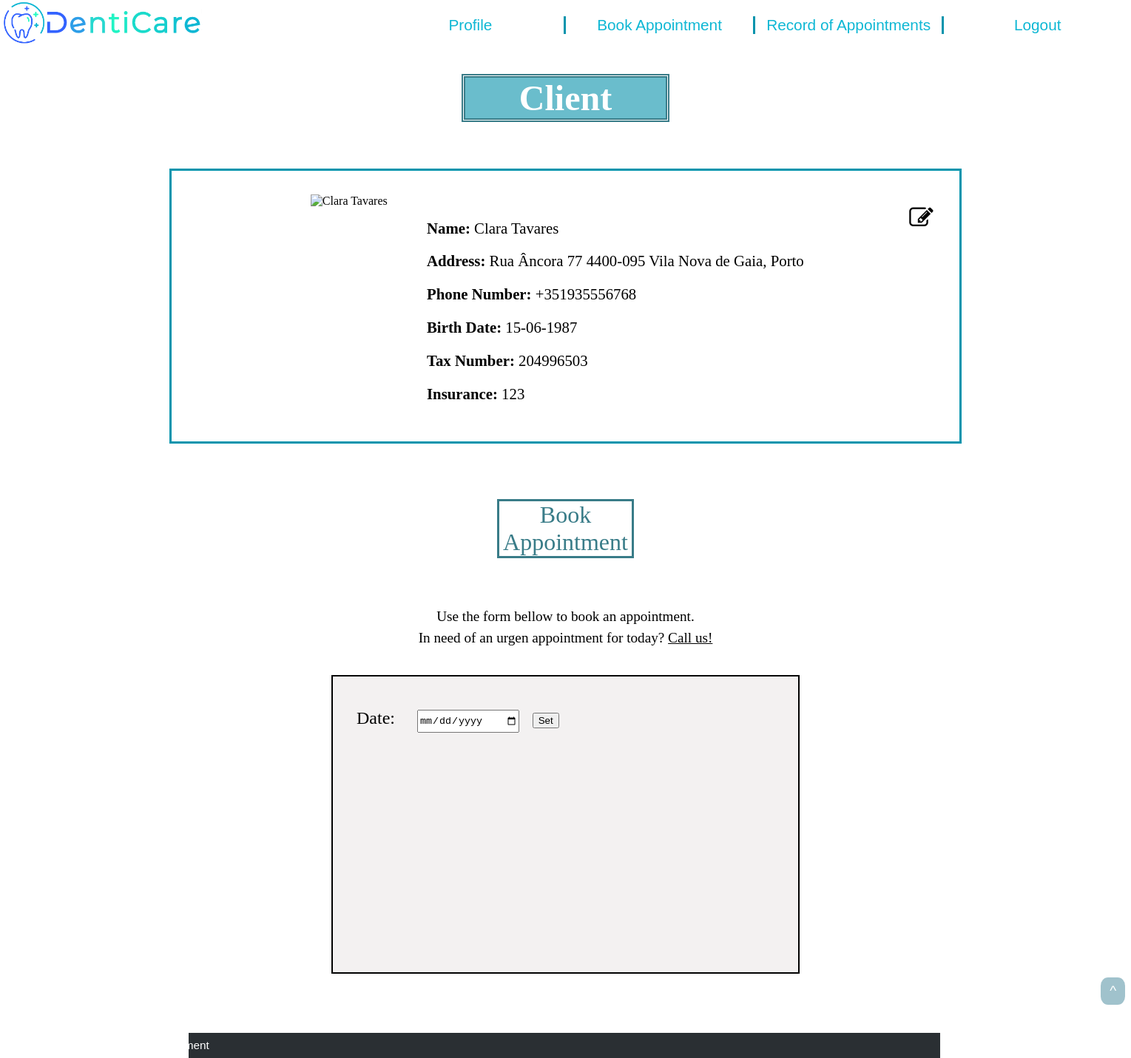
The page /client.php (signed in) on the database its author committed.
### tables this page shows
CREATE TABLE client (
    id integer PRIMARY KEY REFERENCES person,
    birth_date text NOT NULL, -- format dd-mm-yyyy
    tax_number integer UNIQUE,
    insurance_code integer REFERENCES insurance
);

CREATE TABLE person (
    id integer PRIMARY KEY AUTOINCREMENT,
    name text NOT NULL,
    address text,
    phone_number text NOT NULL, -- e.g. +351935556768
    username text NOT NULL UNIQUE,
    password text NOT NULL
);

### database/client_db.php (called while the page is built, shortened)
<?php
    function getClientInfo($id) {
        global $dbh;
        $stmt = $dbh->prepare('SELECT * FROM person
                                JOIN client USING (id)
                                WHERE id = ?');
        $stmt->execute(array($id));
        return $stmt->fetch();
    }
?>

### templates/profile_info_tpl.php (the view, shortened to what this page needs)
<?php
    if ($_SERVER['PHP_SELF'] == '/dentist.php' || $_SERVER['PHP_SELF'] == '/dentistAppointments.php' || $_SERVER['PHP_SELF'] == '/manageTeam.php') {
        $person = getDentistInfo($_SESSION['id']);
    } else if ($_SERVER['PHP_SELF'] == '/dentalAuxiliary.php' || $_SERVER['PHP_SELF'] == '/dentalAuxiliary_appointments.php' || $_SERVER['PHP_SELF'] == '/manage_material.php' || $_SERVER['PHP_SELF'] == '/manage_clients.php') {
        $person = getAuxiliaryInfo($_SESSION['id']);
    } else if ($_SERVER['PHP_SELF'] == '/client.php' || $_SERVER['PHP_SELF'] == '/clientRecord.php') {
        $person = getClientInfo($_SESSION['id']);
    }
?>
    <?php if ($_SERVER['PHP_SELF'] == '/client.php' || $_SERVER['PHP_SELF'] == '/clientRecord.php') { ?>
        <h1 id="profileTitle"> Client </h1>
    <?php } ?>
    <section id="profileInfo">
        <?php if (file_exists('images/' . $person['id'] . '.jpg')) { ?>
            <img src="images/<?php echo $person['id'] ?>.jpg" alt="<?php echo $person['name'] ?>">
        <?php } else { ?>
            <img src="images/img_default.jpg" alt="<?php echo $person['name'] ?>">
        <?php } ?>
        <div id="info">
            <?php if ($_SESSION['edit_on']==0 && !isset($_POST['edit'])) { ?>
                <form action="action_decideProfile.php" method="post" id="edit_profile">
                    <button type="submit" id="edit_button" name="edit" form="edit_profile"><i class="fa fa-edit"></i></button>
                </form>
                <p> <strong> Name: </strong> <?php echo $person['name'] ?> </p>
                <p> <strong> Address: </strong> <?php echo $person['address'] ?> </p>
                <p> <strong> Phone Number: </strong> <?php echo $person['phone_number'] ?> </p>
                <?php if ($_SERVER['PHP_SELF'] == '/client.php' || $_SERVER['PHP_SELF'] == '/clientRecord.php') { ?>
                    <p> <strong> Birth Date: </strong> <?php echo $person['birth_date'] ?> </p>
                    <p> <strong> Tax Number: </strong> <?php echo $person['tax_number'] ?> </p>
                    <p> <strong> Insurance: </strong> <?php echo $person['insurance_code'] ?> </p>
                <?php } ?>
            <?php } ?>
        </div>
    </section>

### css/style.css (style rules this page uses)
html { background: url(https://media.istockphoto.com/vectors/abstract-white-gray-background-with-clean-smooth-soft-wave-vector-vector-id915242162?k=6&m=915242162&s=170667a&w=0&h=4WM4DJV-ZH4vGMzR6MZ9FEHTHWEkW3EGcwXswC1MwlI=) no-repeat center center fixed; -webkit-background-size: cover; -moz-background-size: cover; -o-background-size: cover; background-size: cover; scroll-behavior: smooth; }

### css/layout.css (style rules this page uses)
body { width: 100%; margin: 0; padding: 0; display: grid; grid-template-rows: [start] auto [first] auto [services] 10fr [end]; }

### css/profilePage.css (style rules this page uses)
#profileTitle { font-size: 3em; margin-left: 13em; margin-right: 13em; margin-bottom: 0.3em; text-align: center; background: rgba(96, 185, 201, 0.932); background-clip: content-box; color: white; border: 5px double rgb(57, 124, 136); }
#profileInfo { display: flex; flex-direction: row; justify-content: center; margin: 3em 15%; padding-top: 2em; padding-bottom: 2em; background-color: white; border: 3px solid rgb(3, 148, 173); }
#profileInfo img { padding-right: 2em; height: 230px; width: auto; }
#info { font-size: 130%; padding-left: 2%; width: 50%; }
#edit_profile { width: 20%; font-size: 1.2em; padding-left: 2%; padding-top: 2.5%; margin: 0; }
#edit_profile>#edit_button { position: absolute; left: 80%; border: none; background-color:white; font-size: 130%; text-align: right; }

### rows shown on the page
client: id.name "Clara Tavares", id.address "Rua Âncora 77 4400-095 Vila Nova de Gaia, Porto", id.phone_number "+351935556768", birth_date "15-06-1987", tax_number "204996503", insurance_code "123"
